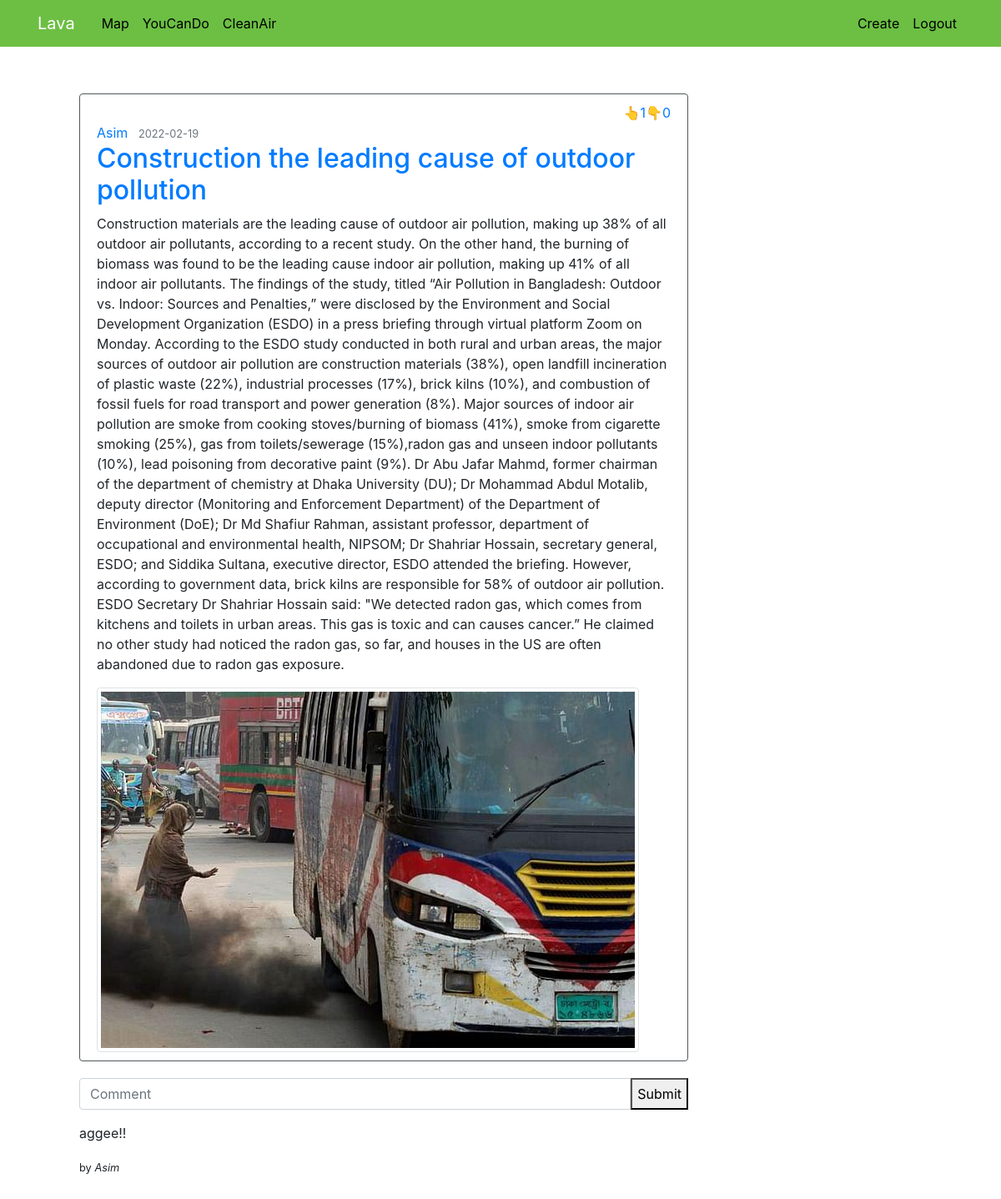
The app's page /post/4 (signed in) with its own data.
### lava/models/__init__.py (models this page shows, shortened)
class Post(db.Model):
    id = db.Column(db.Integer, primary_key=True)
    title = db.Column(db.String(100), nullable=False)
    date_posted = db.Column(db.DateTime,
        nullable=False, default=datetime.utcnow)
    content = db.Column(db.Text, nullable=False)
    image = db.Column(db.String(100), nullable=False,default='default.jpg')
    up = db.Column(db.Integer,nullable=False,default=0)
    down = db.Column(db.Integer,nullable=False,default=0)
    user_id = db.Column(db.Integer,
        db.ForeignKey('user.id',ondelete="CASCADE"), nullable=False)
    comments = db.relationship('Comment', backref='post', lazy=True)

class User(db.Model, UserMixin):
    id = db.Column(db.Integer, primary_key=True)
    name = db.Column(db.String(50),  nullable=False)
    email = db.Column(db.String(120), unique=True, nullable=False)
    gender = db.Column(db.String(1))
    date = db.Column(db.String(250))
    dp = db.Column(db.String(20))
    password = db.Column(db.String(60), nullable=False)
    posts = db.relationship('Post', backref='author', lazy=True)
    comments = db.relationship('Comment', backref='author', lazy=True)

class Comment(db.Model):
    id = db.Column(db.Integer, primary_key=True)
    content = db.Column(db.Text, nullable=False)
    date_commented = db.Column(db.DateTime,
        nullable=False, default=datetime.utcnow())
    user_id = db.Column(db.Integer,
        db.ForeignKey('user.id',ondelete="CASCADE"), nullable=False)
    post_id = db.Column(db.Integer,
        db.ForeignKey('post.id',ondelete="CASCADE"), nullable=False)

### lava/posts/routes.py (the view)
@posts.route('/post/<int:post_id>', methods=['GET', 'POST'])
@login_required
def post(post_id):
    post = Post.query.get_or_404(post_id)
    return render_template('post.html', title=post.title, post=post)

### lava/models/__init__.py (called while the page is built)
@login_manager.user_loader
def load_user(user_id):
    return User.query.get(int(user_id))

### lava/templates/post.html
{% extends "base.html" %}
{% block content %}
  <div>
      <article class="media content-section">
        <div class="media-body">
          <div class="vote">
            <div class="up">
              <a href="{{ url_for('posts.up_vote',post_id=post.id)}}">
              👆{{post.up}}
              </a>
            </div>
            <div class="down">
              <a href="{{ url_for('posts.down_vote',post_id=post.id)}}">
              👇{{post.down}}
              </a>
            </div>
          </div>
          <div class="article-metadata">
            <a class="mr-2" href="#">{{post.author.name}}</a>
            <small class="text-muted">{{post.date_posted.strftime('%Y-%m-%d')}}</small>
          </div>
          <h2>
            <a class="article-title" href="{{ url_for('posts.post',post_id=post.id) }}">{{post.title}}</a>
          </h2>
          <p class="article-content">{{post.content}}</p>
        <img
          class="article-img img-thumbnail"
          src="{{ url_for('static', filename='media/' + post.image) }}"
          alt="Post Image"
        >
        </div>
      </article>
  </div>
  <div>
    <form
      class="input-group"
      method="POST"
      action="/create_comment/{{post.id}}"
    >
      <input
        type="text"
        id="text"
        name="text"
        class="form-control"
        placeholder="Comment"/>
      <button
        type="submit"
        clas="btn btn-primary">
        Submit
      </button>
    </form>
  </div>
  <div>
      {% for comment in post.comments %}
        <div>
          </p>{{comment.content}}</p>
          <small>by <i>{{comment.author.name}}</i></small>
        </div>
      {% endfor %}
  </div>
{% endblock content %}

### lava/static/style/style.css (style rules this page uses)
body { margin-top: 5rem; background-color:#8A919966; background-color:#707A8C; background-color: white; }
.content-section { padding: 10px 20px; border: 1px solid #51585b; border-radius: 4px; margin-bottom: 20px; }
.up,.down { width: auto; }
a:link { text-decoration: none; }
.up a:link,.down a:link { text-decoration: none; }
.vote { display: flex; align-items: right; justify-content: right; }

### records on screen
Post: up "1", down "0", date_posted "2022-02-19", title "Construction the leading cause of outdoor pollution", content "Construction materials are the leading cause of outdoor air pollution, making up 38% of all outdoor air pollutants, according to a recent study. On the other hand, the burning of biomass was found to be the leading cause indoor air pollution, making up 41% of all indoor air pollutants. The findings of the study, titled “Air Pollution in Bangladesh: Outdoor vs. Indoor: Sources and Penalties,” were disclosed by the Environment and Social Development Organization (ESDO) in a press briefing through virtual platform Zoom on Monday. According to the ESDO study conducted in both rural and urban areas, the major sources of outdoor air pollution are construction materials (38%), open landfill…", image (picture)
User: author.name "Asim"
Comment: content "aggee!!", author.name "Asim"
